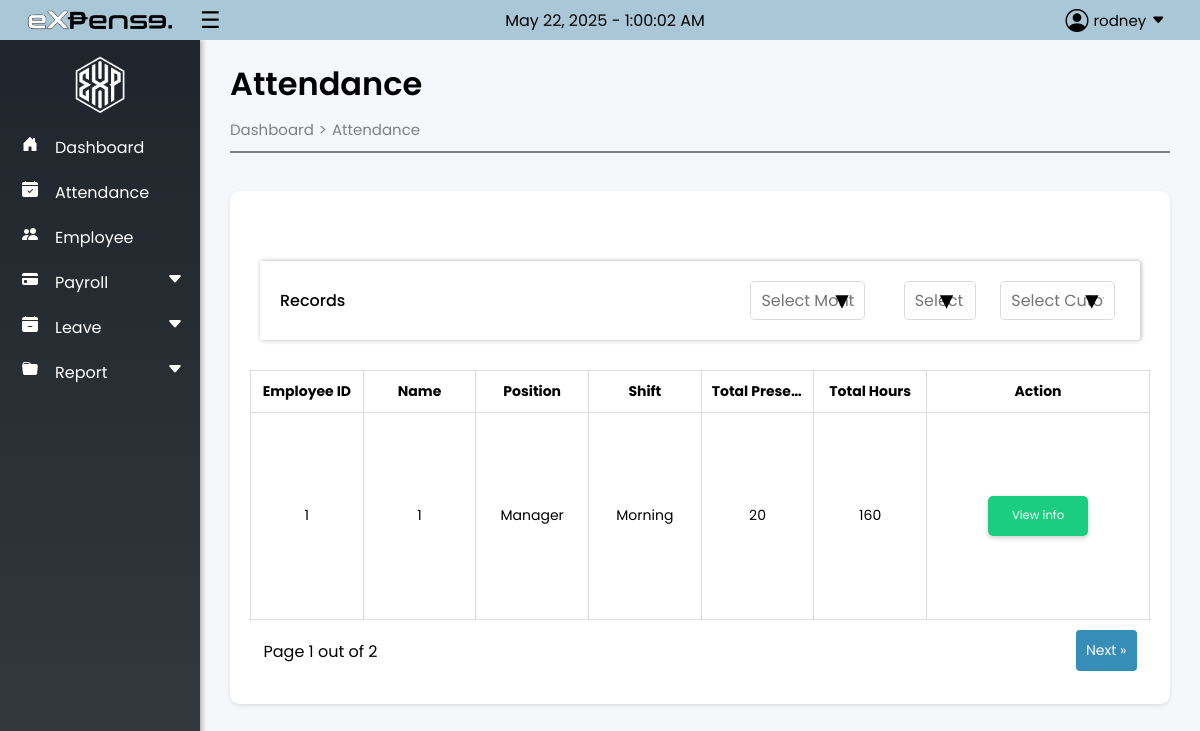
The app's page /payroll/adminpage/attendance.php (signed in) with its own data.
### tables this page shows
CREATE TABLE `tbl_admin_acc` (
  `admin_id` int(100) NOT NULL,
  `lastname` varchar(100) NOT NULL,
  `firstname` varchar(100) NOT NULL,
  `middlename` varchar(100) DEFAULT NULL,
  `email` varchar(100) NOT NULL,
  `password` varchar(100) NOT NULL,
  `otp` int(20) NOT NULL
);

CREATE TABLE `tbl_attendance` (
  `emp_id` int(100) NOT NULL,
  `attendance_id` int(100) NOT NULL,
  `gender` varchar(55) NOT NULL,
  `present_days` int(100) NOT NULL,
  `absent_days` int(100) DEFAULT NULL,
  `hours_present` double NOT NULL,
  `hours_late` double DEFAULT NULL,
  `hours_overtime` double DEFAULT NULL,
  `holiday` int(100) DEFAULT NULL,
  `position_name` varchar(55) NOT NULL,
  `emp_shift` varchar(55) NOT NULL
);

### payroll/adminpage/database/session.php (called while the page is built, shortened)
<?php
if (isset($_SESSION['email']) && isset($_SESSION['account_id'])) {
    $account = $_SESSION['email'];
    $stmt = $conn->prepare("SELECT * FROM tbl_admin_acc WHERE email = ?");
    $stmt->bind_param("s", $account);
    $stmt->execute();
    $user_result = $stmt->get_result();
    if ($user_result->num_rows > 0) {
        $user = $user_result->fetch_assoc();
    }
} else {
    session_destroy();
    header('Location: ../index.php');
    exit();
}
?>

### payroll/adminpage/attendance.php (the view, shortened to what this page needs)
<?php
include '../assets/databse/connection.php';
include './database/session.php';
$records_per_page = 1;
$current_page = isset($_GET['page']) ? $_GET['page'] : 1;
$start_from = ($current_page - 1) * $records_per_page;
$sql = "SELECT * FROM tbl_attendance ";
$sql .= "LIMIT $start_from, $records_per_page";
$result = $conn->query($sql);
$total_records_query = "SELECT COUNT(*) FROM tbl_attendance";
$total_records_result = mysqli_query($conn, $total_records_query);
$total_records_row = mysqli_fetch_array($total_records_result);
$total_records = $total_records_row[0];
$total_pages = ceil($total_records / $records_per_page);
?>
<!DOCTYPE html>
<html lang="en">
<head>
    <link rel="stylesheet" href="./css/main.css">
    <link rel="stylesheet" href="./css/attendance.css">
    <link rel="stylesheet" href="./css/payroll.css">
</head>
<body>
    <?php include 'sidenav.php'; ?>
    <div class="container">
        <div id="mainContent" class="main">
            <div class="head-title">
                <h1>Attendance</h1>
                <div class="breadcrumb">
                    <h5><a href="./dashboard.php">Dashboard </a></h5>
                    <span> > </span>
                    <h5><a href="./attendance.php">Attendance </a></h5>
                </div>
                <hr>
            </div>
            <div class="main-content">
                <div class="sub-content">
                    <div class="leave-requests">
                        <div class="selection_div">
                        <p style="margin: 0;font-weight: 500;">Records</p>
                        <div style="display: flex;align-items: center;width:60%;justify-content:right;margin-right:-4%;">
                            <div class="dropdown month-dropdown" style="margin-left: 20%;">
                                <div class="dropdown-wrapper">
                                    <input type="text" class="dropdown-input" style="width:75%;" readonly placeholder="Select Month" />
                                    <div class="dropdown-indicator">&#9662;</div>
                                </div>
                            </div>
                            <div class="dropdown year-dropdown" style="width:25%;">
                                <div class="dropdown-wrapper">
                                    <input type="text" class="dropdown-input" style="width:75%;" readonly placeholder="Select Year" />
                                    <div class="dropdown-indicator" style="right:47px;">&#9662;</div>
                                </div>
                            </div>
                            <div class="dropdown cutoff-dropdown">
                                <div class="dropdown-wrapper">
                                    <input type="text" class="dropdown-input" readonly placeholder="Select Cutoff" />
                                    <div class="dropdown-indicator">&#9662;</div>
                                </div>
                            </div>
                        </div>
                    </div>
                        <table id="leave-table">
                            <thead>
                                <tr>
                                    <th>Employee ID</th>
                                    <th>Name</th>
                                    <th>Position</th>
                                    <th>Shift</th>
                                    <th>Total Present</th>
                                    <th>Total Hours</th>
                                    <th>Action</th>
                                </tr>
                            </thead>
                            <tbody id="showdata">
                                <?php
                                    if($result->num_rows > 0){
                                        while($row = $result->fetch_assoc()){
                                ?>
                                    <tr>
                                        <td><?php echo $row['emp_id'] ?></td>
                                        <td><?php echo $row['attendance_id']?></td>
                                        <td><?php echo $row['position_name'] ?></td>
                                        <td><?php echo $row['emp_shift'] ?></td>
                                        <td><?php echo $row['present_days'] ?></td>
                                        <td><?php echo $row['hours_present'] ?></td>
                                        <td class="td-text">
                                            <div class="action-buttons" style="max-width: 100%;">
                                                <a href="#"><button class="slip-btn" style="width: 100px;height:40px;">View info</button></a>
                                            </div>
                                        </td>
                                    </tr>
                                <?php
                                        }
                                    }
                                ?>
                            </tbody>
                        </table>
                        <div style="display: flex; justify-content: space-between; align-items: center; padding-right: 1.5%; padding-left: 1.5%;">
                            <p style="margin: 0;">Page <?= $current_page ?> out of <?= $total_pages ?></p>
                            <div class="pagination" id="content">
                                <?php if ($current_page < $total_pages) : ?>
                                    <a href="?page=<?= ($current_page + 1); ?>&query=<?php echo isset($_GET['query']) ? $_GET['query'] : ''; ?>" class="next" style="border-radius:4px;background-color:#368DB8;color:white;margin-bottom:13px; padding: 10px;">Next &raquo;</a>
                                <?php endif; ?>
                            </div>
                        </div>
                    </div>
                </div>
            </div>
        </div>
    </div>
</body>
</html>

### payroll/adminpage/sidenav.php (shortened to what this page needs)
<!DOCTYPE html>
<html lang="en">
<head>
    <link rel="stylesheet" href="https://cdn.jsdelivr.net/npm/bootstrap-icons@1.3.0/font/bootstrap-icons.css">
    <link rel="stylesheet" href="./css/main.css">
</head>
<body>
    <div class="sidenav" id="sidenav">
        <div class="header">
            <a href="dashboard.php" class="title-tags"><span class="comp-name"><img src="../assets/title.png" class="title-name" alt="ExPense"></span></a>
            <div class="toggle-btn" onclick="toggleNav()"><span class="menu-icon">☰</span></div>
            <span class="current-date-time">
                <span id="current-date"></span> - <span id="current-time"></span>
            </span>
            <div class="profile" onclick="toggleDropdown()">
                <i class="bi bi-person-circle profile-icon"></i> <span class="user-name"><?php echo $user['firstname']; ?></span><i class="bi bi-caret-down-fill profile-arrow"></i>
            </div>
        </div>
        <div class="logodetails">
            <a href="dashboard.php" class="logo">
                <img src="../assets/logowhite-.png" alt="logo">
            </a>
        </div>
        <ul class="nav-links">
            <li>
                <a href="./dashboard.php">
                    <i class="bi bi-house-door-fill"></i>
                    <span class="link-name">Dashboard</span>
                </a>
            </li>
            <li>
                <a href="./attendance.php">
                    <i class="bi bi-calendar-check-fill"></i>
                    <span class="link-name">Attendance</span>
                </a>
            </li>
            <li>
                <a href="./employee.php">
                    <i class="bi bi-people-fill"></i>
                    <span class="link-name">Employee</span>
                </a>
            </li>
            <li>
                <div class="icon-link">
                    <a href="" class="disabled-link">
                        <i class="bi bi-credit-card-fill"></i>
                        <span class="link-name">Payroll</span>
                    </a>
                    <i class="bi bi-caret-down-fill arrow"></i>
                </div>
            </li>
            <li>
                <div class="icon-link">
                    <a href="" class="disabled-link">
                        <i class="bi bi-calendar-minus-fill"></i>
                        <span class="link-name">Leave</span>
                    </a>
                    <i class="bi bi-caret-down-fill arrow"></i>
                </div>
            </li>
            <li>
                <div class="icon-link">
                    <a href="" class="disabled-link">
                        <i class="bi bi-folder-fill"></i>
                        <span class="link-name">Report</span>
                    </a>
                    <i class="bi bi-caret-down-fill arrow"></i>
                </div>
            </li>
        </ul>
    </div>
</body>
</html>

### payroll/adminpage/css/main.css (style rules this page uses)
* { font-family: 'Poppins', sans-serif; }
body { margin: 0; height: 100%; background-color: #F6F7FA; }
.main { flex-grow: 1; padding: 20px; background-color: #F6F7FA; margin-left: 200px; margin-top: 30px; }
.container { display: flex; min-height: 100vh; flex-direction: column; justify-content: flex-start; overflow-y: auto; }
.head-title { margin: 10px; }
.main-content { display: flex; justify-content: center; align-items: center; flex-direction: column; min-height: 76vh; margin-top: -20px; }
.sub-content { width: 100%; }
h1 { margin: 10px 0px 10px 0px; font-weight: 520; }
.breadcrumb { display: flex; align-items: center; gap: 5px; }
.breadcrumb h5, .breadcrumb span { margin: 0; font-size: 15px; font-weight: 400; }
.breadcrumb span { color: gray; }
.breadcrumb a { text-decoration: none; color: gray; }
hr { border: 0.5px, solid gray; margin: 10px 0px 10px 0px; ; }
#mainContent, .toggle-btn { transition: margin-left 0.2s ease; }
#mainContent { margin-left: 200px; }
* { font-family: 'Poppins', sans-serif; padding: 0; }
.logo { display: flex; justify-content: center; align-items: center; height: 90px; font-size: 20px; }
img { height: 60px; }
.sidenav { background-color: #20242C; color: white; width: 200px; min-width: 60px; transition: width 0.3s; box-shadow: 2px 0 5px rgba(0, 0, 0, 0.3); background: linear-gradient(180deg, #20242C, #343A40); position: fixed; top: 40px; bottom: 0; left: 0; font-size: 16px; }
.sidenav img { transition: all 0.2s ease; }
.sidenav .nav-links { height: 100%; overflow: auto; margin-top: -8px; }
.sidenav .nav-links { overflow: visible; }
.sidenav .nav-links li { position: relative; list-style: none; transition: all 0.2s ease; }
.sidenav .nav-links li i { height: 40px; min-width: 50px; text-align: center; line-height: 35px; color: #fff; transition: all 0.2s ease; }
.sidenav .nav-links li a { text-decoration: none; margin: 5px; }
.link-name { font-size: 15px; font-weight: 400; color: #fff; }
li a { display: flex; align-items: center; }
li a i { font-size: 1em; }
li a span.link-name { font-size: 1em; transition: all 0.2s ease; }
.sidenav .nav-links li .icon-link { display: flex; align-items: center; justify-content: space-between; height: 40px; margin-top: 5px; margin-bottom: 5px; }
.header { background-color: #AAC7D8; color: black; padding: 10px 5px; text-align: center; font-size: 24px; position: fixed; top: 0; width: 100%; z-index: 1000; display: flex; justify-content: space-between; align-items: center; height: 20px; }
.current-date-time { font-size: 16px; position: absolute; left: 50%; transform: translateX(-50%); text-align: center; }
.header .toggle-btn { color: black; cursor: pointer; font-size: 18px; position: absolute; left: 200px; }
.toggle-btn { display: flex; justify-content: center; align-items: center; cursor: pointer; }
.profile-arrow { font-size: 14px !important; transition: transform 0.2s ease; }
.menu-icon { font-size: 23px; transition: all 0.2s ease; }
.comp-name { margin-left: 22px; color: black; text-decoration: none; font-weight: 500; transition: font-size 0.3s ease, margin-left 0.3s ease; text-align: center; display: inline-block; display: inline-flex; justify-content: center; align-items: center; }
.comp-name img { transition: height 0.3s ease, margin-left 0.3s ease; }
.title-tags { text-decoration: none; display: inline-flex; justify-content: center; align-items: center; }
.title-name { height: 20px; transition: all 0.2s ease; }
.profile { display: flex; align-items: center; justify-content: center; gap: 5px; font-size: 15px; position: absolute; right: 0; padding: 5px 10px; cursor: pointer; text-align: center; transition: background-color 0.3s, color 0.3s; position: relative; transform: translateX(-50%); max-width: 100px; height: 30px; margin-right: -30px; }
a { text-decoration: none; }
.profile i { font-size: 23px; line-height: 0.5; transition: transform 0.3s; }

### payroll/adminpage/css/attendance.css (style rules this page uses)
.leave-requests { background-color: #ffffff; padding: 20px; border-radius: 10px; box-shadow: 0 2px 4px rgba(0, 0, 0, 0.1); text-align: left; display: flex; flex-direction: column; justify-content: flex-start; align-items: stretch; margin: 10px; }
table { width: 100%; border-collapse: collapse; }
table th, table td { padding: 10px; border: 2px solid #ddd; text-align: center; }
.pagination { display: flex; justify-content: space-between; align-items: center; margin-top: 20px; }

### records on screen
tbl_admin_acc: firstname "rodney"
tbl_attendance: emp "1", attendance_id "1", position_name "Manager", emp_shift "Morning", present_days "20", hours_present "160"

### other values on screen
$current_page "1"
$total_pages "2"
